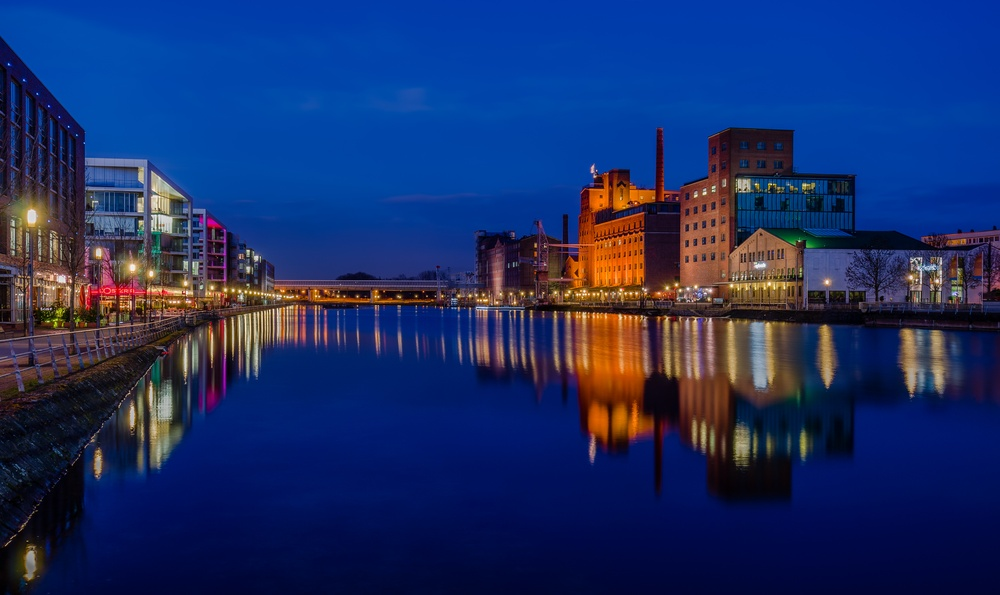
#> input picture src/bild.jpg, 1000 x 595 px, shrunk from 4605 x 2738 before the run, found by its file name
$ python minmax.py
#> lines starting #> are read from the running program, lines starting #| are printed output that depends on the picture; after the words box and inside, x2 and y2 are one past the last pixel; in counts of white or black regions, pixels touching at a corner belong together; long printed decimals are rounded
import cv2
import numpy as np

# Lade das Bild
image = cv2.imread('src/bild.jpg')
#> image is the input picture: shape (595, 1000, 3); mean B, G, R 102, 46.6, 27.1

# Konvertiere das Bild in den HSV-Farbraum
hsv_image = cv2.cvtColor(image, cv2.COLOR_BGR2HSV)
#> hsv_image: shape (595, 1000, 3); mean H, S, V 101.8, 214.5, 113


# Extrahiere den Farbton (Hue) aus dem Bild
hue_channel = hsv_image[:, :, 0]
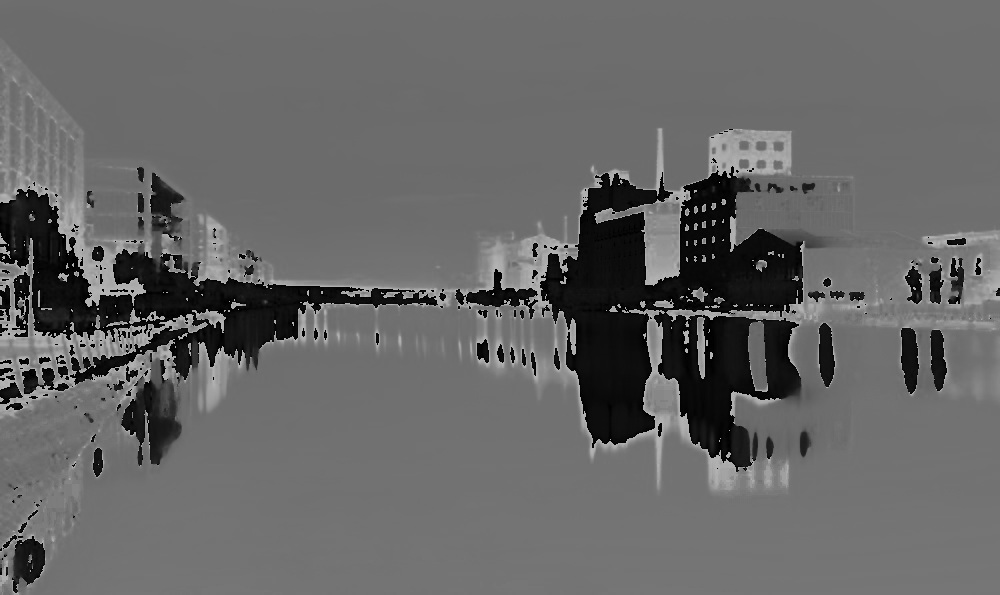
#> hue_channel: shape (595, 1000); min 0, max 179, mean 101.8

print(hue_channel)
#> (printed output is left out)

# Finde den minimalen und maximalen Farbton im Bild
min_hue = np.min(hue_channel)
#> min_hue = 0
max_hue = np.max(hue_channel)
#> max_hue = 179

print(f'Minimaler Farbton: {min_hue}')
#| Minimaler Farbton: 0
print(f'Maximaler Farbton: {max_hue}')
#| Maximaler Farbton: 179

# Zeige das ursprüngliche Bild und das Ergebnis an

import cv2
import numpy as np

# Lade das Bild
image = cv2.imread('src/bild.jpg')

# Konvertiere das Bild in den HSV-Farbraum
hsv_image = cv2.cvtColor(image, cv2.COLOR_BGR2HSV)

# Definiere den Farbbereich für Hellblau
lower_color = np.array([90, 50, 50])
upper_color = np.array([120, 255, 255])

# Erstelle eine Maske basierend auf dem Farbbereich
mask = cv2.inRange(hsv_image, lower_color, upper_color)
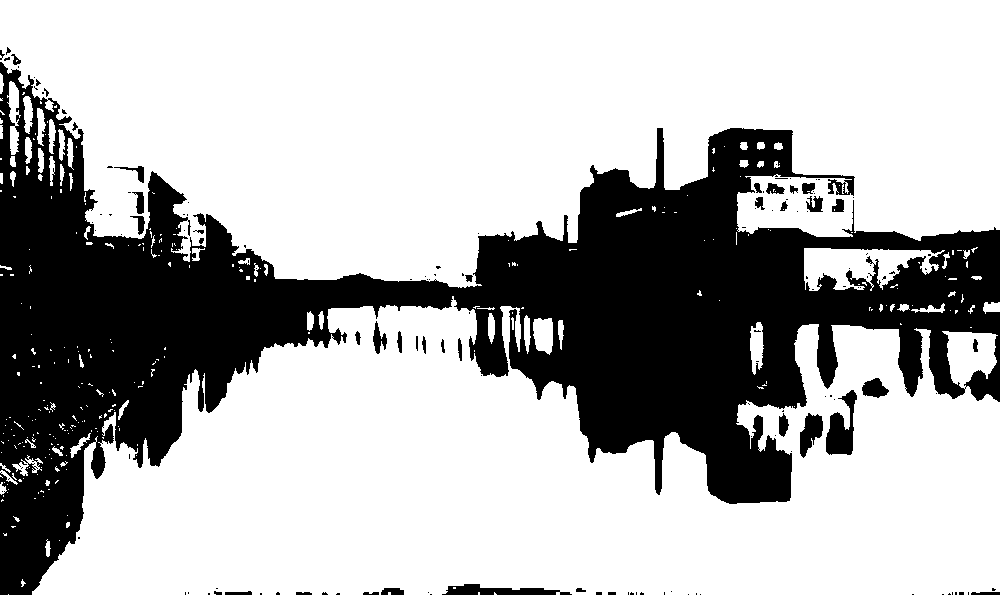
#> mask: shape (595, 1000); 69.9% white; 145 black regions (105 under 20 px), largest, box (x1, y1, x2, y2) and area: (0, 62, 1000, 595) 173258, (826, 390, 857, 455) 1110, (442, 584, 572, 595) 845

# Wende die Maske auf das Originalbild an, um nur die erkannten Farben zu behalten
result = cv2.bitwise_and(image, image)

# Berechne den Durchschnitt der Farbe in der erkannten Region
average_color = cv2.mean(result)
#> average_color = (102, 46.6, 27.1, 0)
print(average_color)
#| (101.968, 46.602, 27.101, 0.0)

# Konvertiere den Durchschnitt in den BGR-Farbraum
average_color_bgr = np.uint8([[average_color]])
#> average_color_bgr = [[101, 46, 27, 0]]

print(average_color_bgr)
#| [[[101  46  27   0]]]


print(f'Durchschnittliche Farbe: BGR({average_color_bgr[0][0][0]}, {average_color_bgr[0][0][1]}, {average_color_bgr[0][0][2]})')
#| Durchschnittliche Farbe: BGR(101, 46, 27)
# Zeige das ursprüngliche Bild, das Ergebnis und die durchschnittliche Farbe an


# Zeige die durchschnittliche Farbe als Text aus
